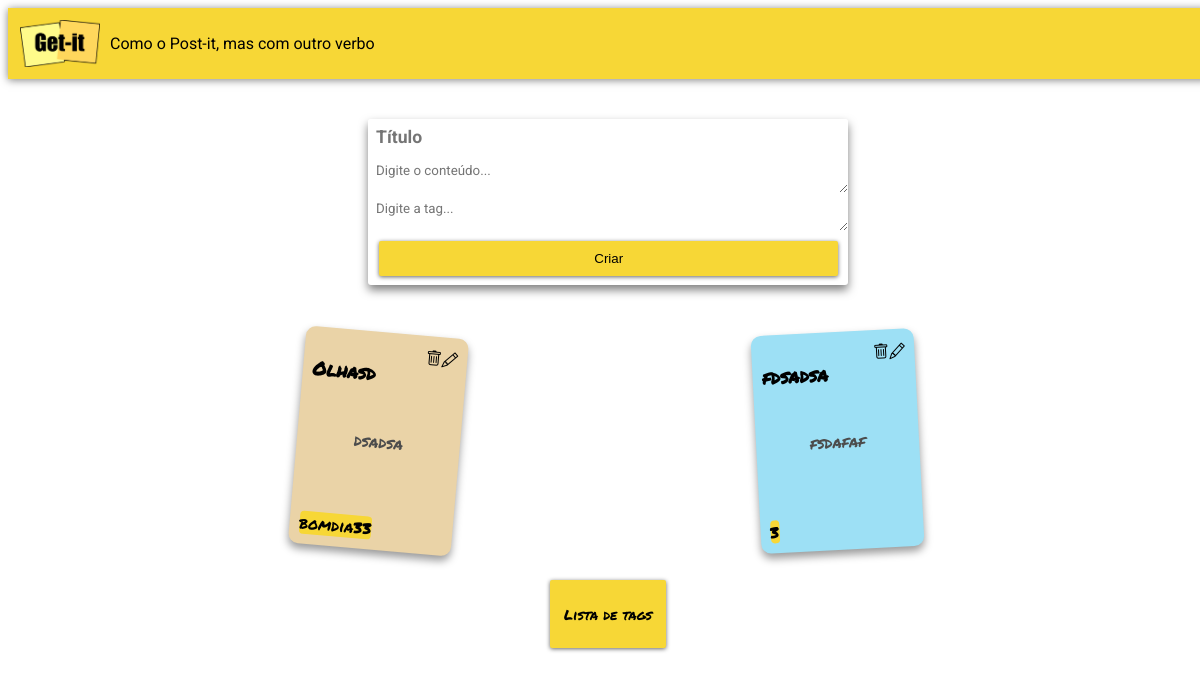
Before: / with the older database file.
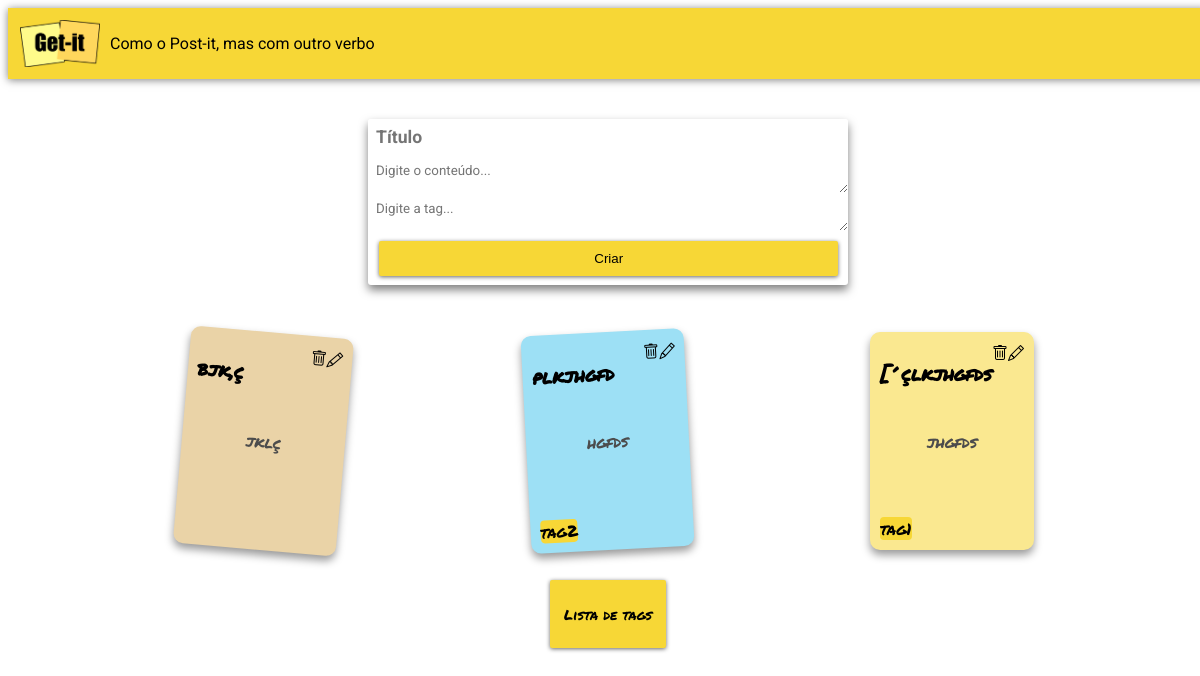
After: the same page with the newer database file.
### notes/models.py (models this page shows, shortened)
class Note(models.Model):
    title = models.CharField(max_length=200)
    content = models.TextField()
    id = models.BigAutoField(primary_key=True)
    tag = models.ForeignKey(Tag, on_delete=models.CASCADE, null=True)

class Tag(models.Model):
    title = models.CharField(max_length=200)
    id = models.BigAutoField(primary_key=True)

### notes/views.py (the view)
# urls.py: path('', views.index, name="index"),
def index(request):
    if request.method == "POST":
        title = request.POST.get("titulo")
        content = request.POST.get("detalhes")
        tag_title = request.POST.get("tag")
        if tag_title == "":
            note = Note(title=title, content=content)
            note.save()
            return redirect("index")
        else:
            tag = Tag(title=tag_title)
            lista_tag_igual = Tag.objects.filter(title=tag_title)
            if not lista_tag_igual:
                tag.save()
            else:
                tag = lista_tag_igual[0]
            note = Note(title=title, content=content, tag=tag)
            note.save()
            return redirect("index")
    else:
        all_notes = Note.objects.all()
        return render(request, 'notes/index.html', {'notes': all_notes})

### notes/templates/notes/index.html (shortened to what this page needs)
{% extends "notes/base.html" %}
{% load static %}
{% block content %}
<div class="appbar">
    <img src="{% static 'notes/img/logo-getit.png' %}" class="logo"/>
    <span class="subtitle">Como o Post-it, mas com outro verbo</span>
</div>
<main class="container">
    <form class="form-card" method="post">
        <input
          class="form-card-title"
          type="text"
          name="titulo"
          placeholder="Título"
        />
        <textarea
          class="autoresize"
          name="detalhes"
          placeholder="Digite o conteúdo..."
        ></textarea>
        <textarea class="autoresize" name="tag" placeholder="Digite a tag..."></textarea>
        <button class="btn" type="submit">Criar</button>
    </form>
    <div class="card-container">
        {% for note in notes %}
        <div class="card">
            <div class="card-header">
                <h3 class="card-title">{{note.title}}</h3>
                <div class="acoes">
                    <a href="delete/{{note.id}}">
                        <i class="bi bi-trash"></i>
                    </a>
                    <a href="edit/{{note.id}}">
                        <i class="bi bi-pencil"></i>
                    </a>
                </div>
            </div>
            <div class="card-content">
                <p>{{note.content}}</p>
            </div>
            <div class="tags">
                <spam class="tag">{{note.tag.title}}</spam>
            </div>
        </div>
        {% endfor %}
    </div>
    <footer>
        <a class="btn-listas" href="tags">Lista de tags</a>
    </footer>
</main>
{% endblock %}

### notes/templates/notes/base.html (shortened to what this page needs)
{% load static %}
<!DOCTYPE html>
<html>
    <head>
        <link
            rel="stylesheet"
            href="https://cdnjs.cloudflare.com/ajax/libs/meyer-reset/2.0/reset.min.css"
        />
        <link rel="stylesheet" href="https://cdn.jsdelivr.net/npm/bootstrap-icons@1.11.3/font/bootstrap-icons.css" />
        <link rel="stylesheet" href="{% static 'notes/getit.css' %}"/>
    </head>
    <body>
        {% block content %} {% endblock %}
    </body>
</html>

### notes/static/notes/getit.css (style rules this page uses)
html, body { font-family: "Roboto", sans-serif; width: 100%; height: 100%; }
.btn { position: relative; display: block; padding: 10px 15px; overflow: hidden; border-width: 0; outline: none; border-radius: 2px; box-shadow: 0 1px 4px rgba(0, 0, 0, 0.6); background-color: #f7d736; transition: background-color 0.3s; margin: 2%; margin-left: 11px; flex-grow: 1; }
.btn:before { content: ""; position: absolute; top: 50%; left: 50%; display: block; width: 0; padding-top: 0; border-radius: 100%; background-color: rgba(236, 240, 241, 0.3); -webkit-transform: translate(-50%, -50%); -moz-transform: translate(-50%, -50%); -ms-transform: translate(-50%, -50%); -o-transform: translate(-50%, -50%); transform: translate(-50%, -50%); }
.card-container { display: flex; flex-wrap: wrap; justify-content: space-evenly; }
.card { font-family: 'Permanent Marker', cursive; width: 12%; border-radius: 10px; padding: 0.8%; margin: 0.4rem; box-shadow: 0 5px 8px rgba(0, 0, 0, 0.4); min-height: 7rem; display: flex; flex-direction: column; }
.card-header { display: flex; flex-direction: row; justify-content: space-between; }
.acoes { display: flex; flex-direction: row; justify-content: flex-end; color: black; }
.bi.bi-pencil { color: black; }
.bi.bi-trash { color: black; }
.card-title { justify-content: flex-start; font-weight: bold; margin-bottom: 1rem; }
.card-content { color: #4c4c4c; margin-top: 10px; display: flex; justify-content: center; align-items: center; }
.card-color-1 { background-color: #ead3a7; }
.card-color-2 { background-color: #9de0f5; }
.card-color-4 { background-color: #fae890; }
.card-rotation-3 { rotate:-3deg; }
.card-rotation-6 { rotate:0deg; }
.card-rotation-11 { rotate:5deg; }
.appbar { display: flex; flex-direction: flex-start; background-color: #f7d736; padding: 1%; box-shadow: 0px 1px 8px rgba(0, 0, 0, 0.5); }
.logo { width: 5rem; }
.subtitle { align-content: center; margin-left: 10px; }
.container { display: flex; flex-direction: column; }
.form-card { display: flex; flex-direction: column; box-shadow: 0px 5px 10px rgba(0,0,0,0.5); margin: 40px; border-color: white; border-radius: 3px; justify-content: space-evenly; align-self: center; width: 40%; padding: 0rem; }
.form-card-title { font-family: 'Roboto', sans-serif; font-weight: bold; font-size: 1.1rem; border: none; outline: none; padding: 0.5rem; border-radius: 3px; }
.autoresize { font-family: 'Roboto', sans-serif; border: none; outline: none; display: flex; justify-content: flex-start; padding: 0.5rem; padding-bottom: 0; }
.tags { margin-top: 3rem; }
.tag { border-radius: 4px; background-color: #f7d736; }
footer { display: flex; flex-direction: row; justify-content: center; }
.btn-listas { display: flex; flex-direction: row; justify-content: center; align-items: center; font-family: 'Permanent Marker', cursive; padding: 10px; border-radius: 2px; box-shadow: 0 1px 4px rgba(0, 0, 0, 0.6); background-color: #f7d736; margin: 2%; flex-grow: 1; text-decoration: blue; color: black; font-size: 14px; max-width: 6rem; min-height: 3rem; }

Changed rows visible on the page:
removed Note: title "Olhasd", content "dsadsa", tag "bomdia33"
removed Note: title "fdsadsa", content "fsdafaf", tag "3"
added Note: title "bjk,ç", content "jklç"
added Note: title "plkjhgfd", content "hgfds", tag "tag2"
added Note: title "[´çlkjhgfds", content "jhgfds", tag "tag1"
